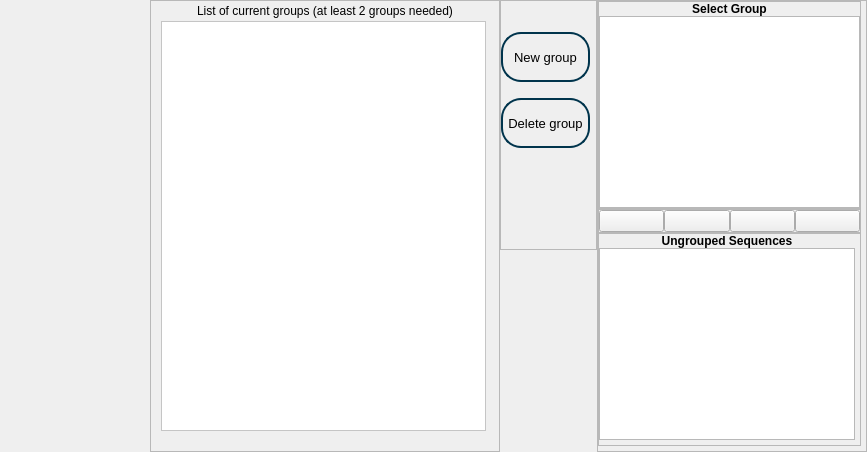
            <widget class="QWidget" name="group_page">
             <layout class="QVBoxLayout" name="verticalLayout_3">
              <property name="spacing">
               <number>0</number>
              </property>
              <property name="leftMargin">
               <number>0</number>
              </property>
              <property name="topMargin">
               <number>0</number>
              </property>
              <property name="rightMargin">
               <number>0</number>
              </property>
              <property name="bottomMargin">
               <number>0</number>
              </property>
              <item>
               <widget class="QFrame" name="frame">
                <property name="minimumSize">
                 <size>
                  <width>0</width>
                  <height>0</height>
                 </size>
                </property>
                <property name="frameShape">
                 <enum>QFrame::NoFrame</enum>
                </property>
                <property name="frameShadow">
                 <enum>QFrame::Raised</enum>
                </property>
                <layout class="QHBoxLayout" name="horizontalLayout_2">
                 <property name="spacing">
                  <number>0</number>
                 </property>
                 <property name="leftMargin">
                  <number>5</number>
                 </property>
                 <property name="topMargin">
                  <number>0</number>
                 </property>
                 <property name="rightMargin">
                  <number>0</number>
                 </property>
                 <property name="bottomMargin">
                  <number>0</number>
                 </property>
                 <item alignment="Qt::AlignTop">
                  <widget class="QFrame" name="page_1_option_bar">
                   <property name="sizePolicy">
                    <sizepolicy hsizetype="Preferred" vsizetype="Preferred">
                     <horstretch>0</horstretch>
                     <verstretch>0</verstretch>
                    </sizepolicy>
                   </property>
                   <property name="minimumSize">
                    <size>
                     <width>145</width>
                     <height>0</height>
                    </size>
                   </property>
                   <property name="maximumSize">
                    <size>
                     <width>81</width>
                     <height>16777215</height>
                    </size>
                   </property>
                   <property name="styleSheet">
                    <string notr="true"/>
                   </property>
                   <property name="frameShape">
                    <enum>QFrame::NoFrame</enum>
                   </property>
                   <property name="frameShadow">
                    <enum>QFrame::Raised</enum>
                   </property>
                   <layout class="QVBoxLayout" name="verticalLayout_6">
                    <property name="spacing">
                     <number>1</number>
                    </property>
                    <property name="leftMargin">
                     <number>0</number>
                    </property>
                    <property name="topMargin">
                     <number>0</number>
                    </property>
                    <property name="rightMargin">
                     <number>0</number>
                    </property>
                    <property name="bottomMargin">
                     <number>0</number>
                    </property>
                    <item>
                     <widget class="QPushButton" name="Btn_File_Browser">
                      <property name="sizePolicy">
                       <sizepolicy hsizetype="Fixed" vsizetype="Fixed">
                        <horstretch>0</horstretch>
                        <verstretch>0</verstretch>
                       </sizepolicy>
                      </property>
                      <property name="minimumSize">
                       <size>
                        <width>142</width>
                        <height>60</height>
                       </size>
                      </property>
                      <property name="font">
                       <font>
                        <pointsize>10</pointsize>
                       </font>
                      </property>
                      <property name="styleSheet">
                       <string notr="true">QPushButton {
    border: 0px;
	
	image: url(:/new/active/active/browse_active.svg);
 }


QPushButton:hover{
	border: 0px;
	
	image: url(:/new/hover/hover/browse_hover.svg);
}
QPushButton:disabled{
    border: 0px;
	
	image: url(:/new/disabled/disabled/browse_grey.svg);
}
QPushButton:pressed{
	border: 0px;
	
	image: url(:/new/pressed/pressed/browse_pressed.svg);
}</string>
                      </property>
                      <property name="text">
                       <string/>
                      </property>
                     </widget>
                    </item>
                    <item>
                     <widget class="QPushButton" name="Btn_reopen">
                      <property name="sizePolicy">
                       <sizepolicy hsizetype="Fixed" vsizetype="Fixed">
                        <horstretch>0</horstretch>
                        <verstretch>0</verstretch>
                       </sizepolicy>
                      </property>
                      <property name="minimumSize">
                       <size>
                        <width>142</width>
                        <height>60</height>
                       </size>
                      </property>
                      <property name="font">
                       <font>
                        <pointsize>10</pointsize>
                       </font>
                      </property>
                      <property name="contextMenuPolicy">
                       <enum>Qt::CustomContextMenu</enum>
                      </property>
                      <property name="styleSheet">
                       <string notr="true">QPushButton {
    border: 0px;
	
	image: url(:/new/active/active/reopen_active.svg);
 }


QPushButton:hover{
	border: 0px;
	
	image: url(:/new/hover/hover/reopen_hover.svg);
}
QPushButton:disabled{
    border: 0px;
	
	image: url(:/new/disabled/disabled/reopen_grey.svg);
}
QPushButton:pressed{
	border: 0px;
	
	image: url(:/new/pressed/pressed/reopen_pressed.svg);
}</string>
                      </property>
                      <property name="text">
                       <string/>
                      </property>
                     </widget>
                    </item>
                    <item>
                     <widget class="QPushButton" name="Btn_save_nexus">
                      <property name="sizePolicy">
                       <sizepolicy hsizetype="Fixed" vsizetype="Fixed">
                        <horstretch>0</horstretch>
                        <verstretch>0</verstretch>
                       </sizepolicy>
                      </property>
                      <property name="minimumSize">
                       <size>
                        <width>142</width>
                        <height>60</height>
                       </size>
                      </property>
                      <property name="font">
                       <font>
                        <pointsize>10</pointsize>
                       </font>
                      </property>
                      <property name="styleSheet">
                       <string notr="true">QPushButton {
    border: 0px;
	
	image: url(:/new/active/active/save_groups_active.svg);
 }


QPushButton:hover{
	border: 0px;
	
	image: url(:/new/hover/hover/save_groups_hover.svg);
}
QPushButton:disabled{
    border: 0px;
	
	image: url(:/new/disabled/disabled/save_groups_grey.svg);
}
QPushButton:pressed{
	border: 0px;
	
	image: url(:/new/pressed/pressed/save_groups_pressed.svg);
}</string>
                      </property>
                      <property name="text">
                       <string/>
                      </property>
                     </widget>
                    </item>
                    <item>
                     <widget class="QPushButton" name="Btn_user_pref">
                      <property name="sizePolicy">
                       <sizepolicy hsizetype="Fixed" vsizetype="Fixed">
                        <horstretch>0</horstretch>
                        <verstretch>0</verstretch>
                       </sizepolicy>
                      </property>
                      <property name="minimumSize">
                       <size>
                        <width>140</width>
                        <height>60</height>
                       </size>
                      </property>
                      <property name="font">
                       <font>
                        <pointsize>10</pointsize>
                       </font>
                      </property>
                      <property name="styleSheet">
                       <string notr="true">QPushButton {
    border: 0px;
	
	image: url(:/new/active/active/user_pref_active.svg);
 }


QPushButton:hover{
	border: 0px;
	
	image: url(:/new/hover/hover/user_pref_hover.svg);
}
QPushButton:disabled{
    border: 0px;
	
	image: url(:/new/disabled/disabled/user_pref_disabled.svg);
}
QPushButton:pressed{
	border: 0px;
	
	image: url(:/new/pressed/pressed/user_pref_pressed.svg);
}</string>
                      </property>
                      <property name="text">
                       <string/>
                      </property>
                     </widget>
                    </item>
                   </layout>
                  </widget>
                 </item>
                 <item>
                  <widget class="QFrame" name="frame_3">
                   <property name="frameShape">
                    <enum>QFrame::NoFrame</enum>
                   </property>
                   <property name="frameShadow">
                    <enum>QFrame::Raised</enum>
                   </property>
                   <layout class="QHBoxLayout" name="horizontalLayout_3">
                    <property name="spacing">
                     <number>0</number>
                    </property>
                    <property name="leftMargin">
                     <number>0</number>
                    </property>
                    <property name="topMargin">
                     <number>0</number>
                    </property>
                    <property name="rightMargin">
                     <number>0</number>
                    </property>
                    <property name="bottomMargin">
                     <number>0</number>
                    </property>
                    <item>
                     <widget class="QFrame" name="frame_4">
                      <property name="minimumSize">
                       <size>
                        <width>350</width>
                        <height>0</height>
                       </size>
                      </property>
                      <property name="maximumSize">
                       <size>
                        <width>275</width>
                        <height>16777215</height>
                       </size>
                      </property>
                      <property name="styleSheet">
                       <string notr="true">background-color: rgb(239, 239, 239);</string>
                      </property>
                      <property name="frameShape">
                       <enum>QFrame::StyledPanel</enum>
                      </property>
                      <property name="frameShadow">
                       <enum>QFrame::Raised</enum>
                      </property>
                      <layout class="QVBoxLayout" name="verticalLayout_4">
                       <property name="spacing">
                        <number>0</number>
                       </property>
                       <property name="leftMargin">
                        <number>10</number>
                       </property>
                       <property name="topMargin">
                        <number>0</number>
                       </property>
                       <property name="rightMargin">
                        <number>10</number>
                       </property>
                       <property name="bottomMargin">
                        <number>20</number>
                       </property>
                       <item>
                        <widget class="QLabel" name="label">
                         <property name="minimumSize">
                          <size>
                           <width>0</width>
                           <height>20</height>
                          </size>
                         </property>
                         <property name="styleSheet">
                          <string notr="true">color: rgb(255, 255, 255);</string>
                         </property>
                         <property name="text">
                          <string>&lt;html&gt;&lt;head/&gt;&lt;body&gt;&lt;p&gt;&lt;span style=&quot; color:#000000;&quot;&gt;List of current groups (at least 2 groups needed)&lt;/span&gt;&lt;/p&gt;&lt;/body&gt;&lt;/html&gt;</string>
                         </property>
                         <property name="alignment">
                          <set>Qt::AlignCenter</set>
                         </property>
                        </widget>
                       </item>
                       <item>
                        <widget class="QListWidget" name="listWidget_groups">
                         <property name="minimumSize">
                          <size>
                           <width>325</width>
                           <height>0</height>
                          </size>
                         </property>
                         <property name="maximumSize">
                          <size>
                           <width>325</width>
                           <height>16777215</height>
                          </size>
                         </property>
                         <property name="contextMenuPolicy">
                          <enum>Qt::CustomContextMenu</enum>
                         </property>
                         <property name="styleSheet">
                          <string notr="true">QListWidget{
background-color: rgb(255, 255, 255);
}

QListWidget QScrollbar{
background: rgb(207, 207, 207);
}

QListView::item:selected{
border: 1px solid black;
background: grey;
}</string>
                         </property>
                         <property name="verticalScrollBarPolicy">
                          <enum>Qt::ScrollBarAsNeeded</enum>
                         </property>
                        </widget>
                       </item>
                      </layout>
                     </widget>
                    </item>
                    <item alignment="Qt::AlignLeft|Qt::AlignTop">
                     <widget class="QFrame" name="frame_5">
                      <property name="sizePolicy">
                       <sizepolicy hsizetype="Preferred" vsizetype="Preferred">
                        <horstretch>0</horstretch>
                        <verstretch>0</verstretch>
                       </sizepolicy>
                      </property>
                      <property name="minimumSize">
                       <size>
                        <width>84</width>
                        <height>250</height>
                       </size>
                      </property>
                      <property name="styleSheet">
                       <string notr="true">background-color: rgb(239, 239, 239);</string>
                      </property>
                      <property name="frameShape">
                       <enum>QFrame::StyledPanel</enum>
                      </property>
                      <property name="frameShadow">
                       <enum>QFrame::Raised</enum>
                      </property>
                      <layout class="QVBoxLayout" name="verticalLayout_5">
                       <property name="spacing">
                        <number>0</number>
                       </property>
                       <property name="leftMargin">
                        <number>0</number>
                       </property>
                       <property name="topMargin">
                        <number>15</number>
                       </property>
                       <property name="rightMargin">
                        <number>6</number>
                       </property>
                       <property name="bottomMargin">
                        <number>0</number>
                       </property>
                       <item>
                        <widget class="QPushButton" name="Btn_add">
                         <property name="minimumSize">
                          <size>
                           <width>75</width>
                           <height>50</height>
                          </size>
                         </property>
                         <property name="font">
                          <font>
                           <pointsize>10</pointsize>
                          </font>
                         </property>
                         <property name="styleSheet">
                          <string notr="true">QPushButton{
	border: 2px solid rgb(0, 52, 76);
	border-radius: 20px;
	padding: 5px;
}

QPushButton:hover{
	background-color: rgb(207, 207, 207);
	border: 2px solid rgb(0, 52, 76);
	border-radius: 20px;
	padding: 5px;
}

QPushButton:pressed{
	
	background-color: rgb(160, 160, 160);
	border: 2px solid rgb(0, 52, 76);
	border-radius: 20px;
	padding: 5px;
}
QPushButton:disabled{
	border: 2px solid rgb(160, 160, 160);
	border-radius: 20px;
	padding: 5px;
	color: rgb(160, 160, 160);
}
</string>
                         </property>
                         <property name="text">
                          <string>New group</string>
                         </property>
                        </widget>
                       </item>
                       <item>
                        <widget class="QPushButton" name="Btn_del">
                         <property name="minimumSize">
                          <size>
                           <width>75</width>
                           <height>50</height>
                          </size>
                         </property>
                         <property name="font">
                          <font>
                           <pointsize>10</pointsize>
                          </font>
                         </property>
                         <property name="styleSheet">
                          <string notr="true">QPushButton{
	border: 2px solid rgb(0, 52, 76);
	border-radius: 20px;
	padding: 5px;
}

QPushButton:hover{
	background-color: rgb(207, 207, 207);
	border: 2px solid rgb(0, 52, 76);
	border-radius: 20px;
	padding: 5px;
}

QPushButton:pressed{
	
	background-color: rgb(160, 160, 160);
	border: 2px solid rgb(0, 52, 76);
	border-radius: 20px;
	padding: 5px;
}
QPushButton:disabled{
	border: 2px solid rgb(160, 160, 160);
	border-radius: 20px;
	padding: 5px;
	color: rgb(160, 160, 160);
}
</string>
                         </property>
                         <property name="text">
                          <string>Delete group</string>
                         </property>
                        </widget>
                       </item>
                       <item>
                        <spacer name="verticalSpacer">
                         <property name="orientation">
                          <enum>Qt::Vertical</enum>
                         </property>
                         <property name="sizeType">
                          <enum>QSizePolicy::Fixed</enum>
                         </property>
                         <property name="sizeHint" stdset="0">
                          <size>
                           <width>20</width>
                           <height>85</height>
                          </size>
                         </property>
                        </spacer>
                       </item>
                      </layout>
                     </widget>
                    </item>
                    <item>
                     <widget class="QFrame" name="frame_14">
                      <property name="frameShape">
                       <enum>QFrame::StyledPanel</enum>
                      </property>
                      <property name="frameShadow">
                       <enum>QFrame::Raised</enum>
                      </property>
                      <layout class="QVBoxLayout" name="verticalLayout_26">
                       <property name="spacing">
                        <number>0</number>
                       </property>
                       <property name="leftMargin">
                        <number>0</number>
                       </property>
                       <property name="topMargin">
                        <number>0</number>
                       </property>
                       <property name="rightMargin">
                        <number>5</number>
                       </property>
                       <property name="bottomMargin">
                        <number>5</number>
                       </property>
                       <item>
                        <widget class="QFrame" name="frame_19">
                         <property name="frameShape">
                          <enum>QFrame::StyledPanel</enum>
                         </property>
                         <property name="frameShadow">
                          <enum>QFrame::Raised</enum>
                         </property>
                         <layout class="QVBoxLayout" name="verticalLayout_25">
                          <property name="spacing">
                           <number>0</number>
                          </property>
                          <property name="leftMargin">
                           <number>0</number>
                          </property>
                          <property name="topMargin">
                           <number>0</number>
                          </property>
                          <property name="rightMargin">
                           <number>0</number>
                          </property>
                          <property name="bottomMargin">
                           <number>0</number>
                          </property>
                          <item>
                           <widget class="QLabel" name="label_6">
                            <property name="font">
                             <font>
                              <weight>75</weight>
                              <bold>true</bold>
                             </font>
                            </property>
                            <property name="text">
                             <string>Select Group</string>
                            </property>
                            <property name="alignment">
                             <set>Qt::AlignCenter</set>
                            </property>
                           </widget>
                          </item>
                          <item>
                           <widget class="QListWidget" name="listWidget_selected_group">
                            <property name="font">
                             <font>
                              <pointsize>10</pointsize>
                             </font>
                            </property>
                            <property name="selectionMode">
                             <enum>QAbstractItemView::MultiSelection</enum>
                            </property>
                            <property name="sortingEnabled">
                             <bool>true</bool>
                            </property>
                           </widget>
                          </item>
                         </layout>
                        </widget>
                       </item>
                       <item>
                        <widget class="QFrame" name="frame_18">
                         <property name="frameShape">
                          <enum>QFrame::StyledPanel</enum>
                         </property>
                         <property name="frameShadow">
                          <enum>QFrame::Raised</enum>
                         </property>
                         <layout class="QHBoxLayout" name="horizontalLayout_11">
                          <property name="spacing">
                           <number>0</number>
                          </property>
                          <property name="leftMargin">
                           <number>0</number>
                          </property>
                          <property name="topMargin">
                           <number>0</number>
                          </property>
                          <property name="rightMargin">
                           <number>0</number>
                          </property>
                          <property name="bottomMargin">
                           <number>0</number>
                          </property>
                          <item>
                           <widget class="QPushButton" name="Btn_all_to_group">
                            <property name="minimumSize">
                             <size>
                              <width>0</width>
                              <height>0</height>
                             </size>
                            </property>
                            <property name="styleSheet">
                             <string notr="true">image: url(:/new/other/other/chevron-up.svg);</string>
                            </property>
                            <property name="text">
                             <string/>
                            </property>
                           </widget>
                          </item>
                          <item>
                           <widget class="QPushButton" name="Btn_to_group">
                            <property name="styleSheet">
                             <string notr="true">image: url(:/new/other/other/up-arrow.svg);</string>
                            </property>
                            <property name="text">
                             <string/>
                            </property>
                           </widget>
                          </item>
                          <item>
                           <widget class="QPushButton" name="Btn_to_free">
                            <property name="styleSheet">
                             <string notr="true">image: url(:/new/other/other/down_arrow.svg);</string>
                            </property>
                            <property name="text">
                             <string/>
                            </property>
                           </widget>
                          </item>
                          <item>
                           <widget class="QPushButton" name="Btn_all_to_free">
                            <property name="styleSheet">
                             <string notr="true">image: url(:/new/other/other/chevron-down.svg);</string>
                            </property>
                            <property name="text">
                             <string/>
                            </property>
                           </widget>
                          </item>
                         </layout>
                        </widget>
                       </item>
                       <item>
                        <widget class="QFrame" name="frame_17">
                         <property name="frameShape">
                          <enum>QFrame::StyledPanel</enum>
                         </property>
                         <property name="frameShadow">
                          <enum>QFrame::Raised</enum>
                         </property>
                         <layout class="QVBoxLayout" name="verticalLayout_20">
                          <property name="spacing">
                           <number>0</number>
                          </property>
                          <property name="leftMargin">
                           <number>0</number>
                          </property>
                          <property name="topMargin">
                           <number>0</number>
                          </property>
                          <property name="rightMargin">
                           <number>5</number>
                          </property>
                          <property name="bottomMargin">
                           <number>5</number>
                          </property>
                          <item>
                           <widget class="QLabel" name="label_7">
                            <property name="font">
                             <font>
                              <weight>75</weight>
                              <bold>true</bold>
                             </font>
                            </property>
                            <property name="text">
                             <string>Ungrouped Sequences</string>
                            </property>
                            <property name="alignment">
                             <set>Qt::AlignCenter</set>
                            </property>
                           </widget>
                          </item>
                          <item>
                           <widget class="QListWidget" name="listWidget_free_seq">
                            <property name="font">
                             <font>
                              <pointsize>10</pointsize>
                             </font>
                            </property>
                            <property name="selectionMode">
                             <enum>QAbstractItemView::MultiSelection</enum>
                            </property>
                            <property name="sortingEnabled">
                             <bool>true</bool>
                            </property>
                           </widget>
                          </item>
                         </layout>
                        </widget>
                       </item>
                      </layout>
                     </widget>
                    </item>
                   </layout>
                  </widget>
                 </item>
                </layout>
               </widget>
              </item>
             </layout>
            </widget>
